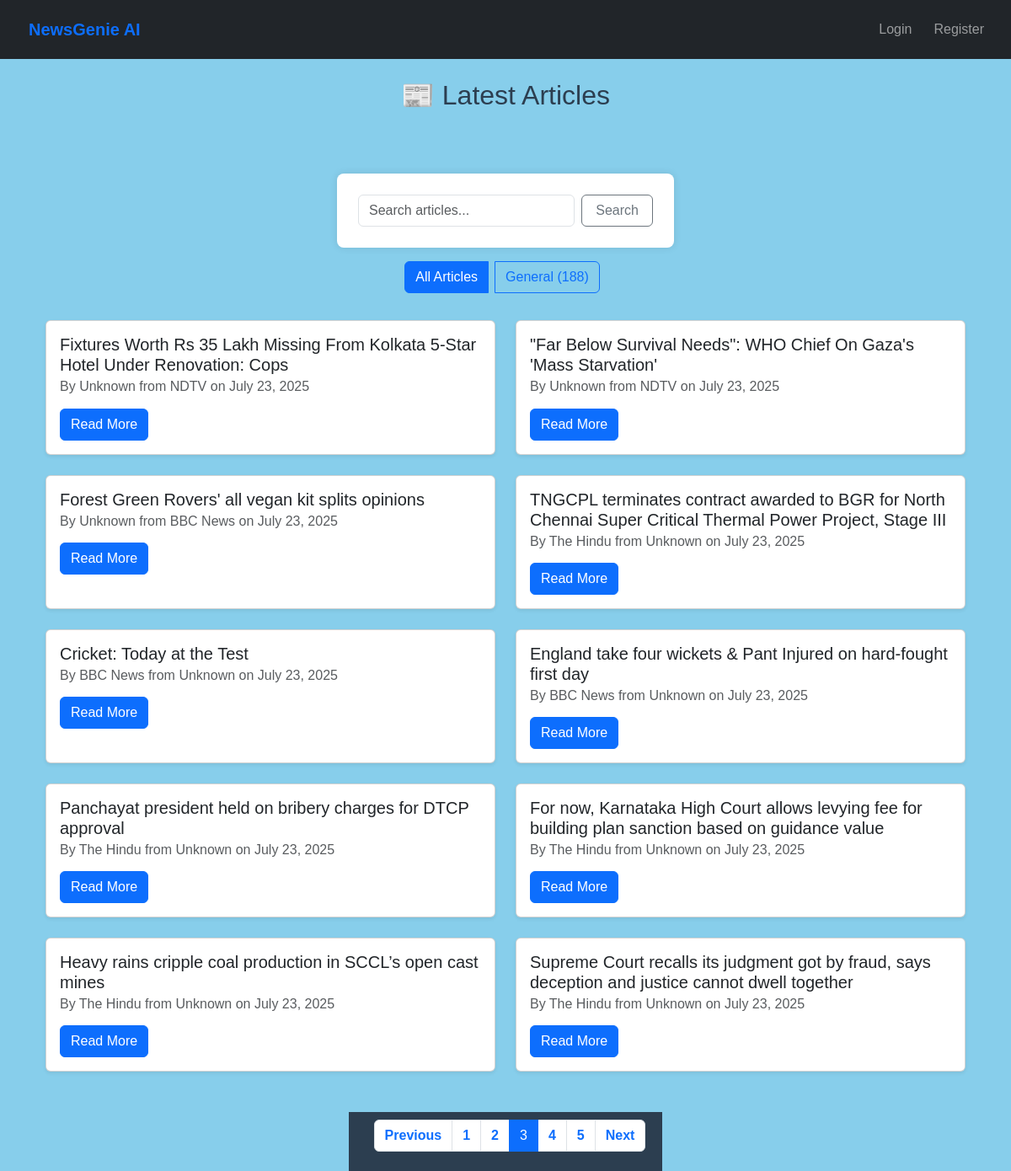
Page /articles/?page=3 on the committed database.
### news/models.py (models this page shows, shortened)
class Category(models.Model):
    name = models.CharField(max_length=100)
    description = models.TextField(blank=True)
    class Meta:
        ordering = ['name']

class Article(models.Model):
    title = models.CharField(max_length=200)
    content = models.TextField()
    summary = models.TextField(blank=True)
    source_url = models.URLField()
    category = models.ForeignKey(Category, on_delete=models.CASCADE)
    published_date = models.DateTimeField(default=timezone.now)
    link = models.URLField(max_length=500, unique=True, null=True, blank=True)
    publication_date = models.DateTimeField(null=True, blank=True)
    author = models.CharField(max_length=255, default='Unknown')
    source = models.CharField(max_length=100, default='Unknown')  # ✅ New field
    created_at = models.DateTimeField(auto_now_add=True)
    audio_file = models.FileField(upload_to='audio/', blank=True, null=True)
    class Meta:
        ordering = ['-published_date']

### news/views.py (the view, shortened to what this page needs)
# urls.py: path('', ArticleListView.as_view(), name='home'),  # ✅ This name='home' must exist!
class ArticleListView(ListView):
    model = Article
    template_name = 'news/article_list.html'
    context_object_name = 'articles'
    paginate_by = 10
    def get_queryset(self):
        queryset = Article.objects.all().order_by('-published_date')
        category = self.request.GET.get('category')
        query = self.request.GET.get('q')
        if category:
            queryset = queryset.filter(category__name__iexact=category)
        return queryset
    def get_context_data(self, **kwargs):
        context = super().get_context_data(**kwargs)
        context['categories'] = Category.objects.all()
        context['categories'] = Category.objects.annotate(article_count=Count('article'))
        context['current_category'] = self.request.GET.get('category', '')
        context['query'] = self.request.GET.get('q', '')
        context['recommendations'] = []
        return context

### news/templates/news/article_list.html (shortened to what this page needs)
{% extends 'base.html' %}
{% block content %}
<div class="container mt-4">
  <h2 class="mb-4 text-center">📰 Latest Articles</h2>
  <div class="mb-4">
    <div class="row justify-content-center">
      <div class="col-md-8">
  <form method="get" action="{% url 'home' %}" class="d-flex align-items-stretch mb-3">
    <input type="text" name="q" value="{{ query }}" placeholder="Search articles..." class="form-control flex-grow-1 me-2" />
    <button type="submit" class="btn btn-outline-secondary w-auto px-3">Search</button>
  </form>
</div>
      <div class="col-md-12 text-center">
        <div class="btn-group flex-wrap" role="group">
          <a href="{% url 'home' %}" class="btn {% if not current_category %}btn-primary{% else %}btn-outline-primary{% endif %} mb-2 me-2">
            All Articles
          </a>
          {% for category in categories %}
            <a href="{% url 'home' %}?category={{ category.name }}{% if query %}&q={{ query }}{% endif %}"
               class="btn {% if current_category == category.name %}btn-primary{% else %}btn-outline-primary{% endif %} mb-2 me-2">
              {{ category.name }} ({{ category.article_count }})
            </a>
          {% endfor %}
        </div>
      </div>
    </div>
  </div>
  <div class="row">
    {% for article in articles %}
      <div class="col-md-6 mb-4">
        <div class="card h-100 shadow-sm">
          <div class="card-body">
            <h5 class="card-title">{{ article.title }}</h5>
<h6 class="card-subtitle mb-2 text-muted">
  By {{ article.author }} from {{ article.source }} on {{ article.publication_date|date:"F d, Y" }}
</h6>
            <a href="{% url 'article_detail' article.pk %}" class="btn btn-primary">Read More</a>
          </div>
        </div>
      </div>
    {% empty %}
      <div class="col-12 text-center">
        <p class="text-muted">No articles found.</p>
      </div>
    {% endfor %}
  </div>
</div>
  {% if is_paginated %}
    <div class="d-flex justify-content-center mt-4">
      <nav>
        <ul class="pagination">
          {% if page_obj.has_previous %}
            <li class="page-item">
              <a class="page-link" href="?{% if current_category %}category={{ current_category }}&{% endif %}{% if query %}q={{ query }}&{% endif %}page={{ page_obj.previous_page_number }}">Previous</a>
            </li>
          {% else %}
            <li class="page-item disabled"><span class="page-link">Previous</span></li>
          {% endif %}
          {% for num in paginator.page_range %}
            {% if page_obj.number == num %}
              <li class="page-item active"><span class="page-link">{{ num }}</span></li>
            {% elif num > page_obj.number|add:'-3' and num < page_obj.number|add:'3' %}
              <li class="page-item">
                <a class="page-link" href="?{% if current_category %}category={{ current_category }}&{% endif %}{% if query %}q={{ query }}&{% endif %}page={{ num }}">{{ num }}</a>
              </li>
            {% endif %}
          {% endfor %}
          {% if page_obj.has_next %}
            <li class="page-item">
              <a class="page-link" href="?{% if current_category %}category={{ current_category }}&{% endif %}{% if query %}q={{ query }}&{% endif %}page={{ page_obj.next_page_number }}">Next</a>
            </li>
          {% else %}
            <li class="page-item disabled"><span class="page-link">Next</span></li>
          {% endif %}
        </ul>
      </nav>
    </div>
  {% endif %}
{% endblock %}

### static/css/style.css (style rules this page uses)
body { font-family: Arial, sans-serif; background-color: #f4f6f8; margin: 0; padding: 0; background-color: skyblue; }
nav { background-color: #2c3e50; padding: 9px 20px; height: 70px; }
nav a { color: white; margin-left: 10px; text-decoration: none; font-weight: bold; }
main form, .content-area form { background-color: white; max-width: 400px; margin: 50px auto; padding: 25px; box-shadow: 0px 0px 10px rgba(0, 0, 0, 0.1); border-radius: 8px; }
button { background-color: #3498db; color: white; padding: 10px 20px; border: none; cursor: pointer; border-radius: 5px; }
h2 { text-align: center; color: #2c3e50; }

### rows in the picture
Category: name "General", article_count "188"
Article: title "Fixtures Worth Rs 35 Lakh Missing From Kolkata 5-Star Hotel Under Renovation: Cops", author "Unknown", source "NDTV", publication_date "July 23, 2025"
Article: title "\"Far Below Survival Needs\": WHO Chief On Gaza's 'Mass Starvation'", author "Unknown", source "NDTV", publication_date "July 23, 2025"
Article: title "Forest Green Rovers' all vegan kit splits opinions", author "Unknown", source "BBC News", publication_date "July 23, 2025"
Article: title "TNGCPL terminates contract awarded to BGR for North Chennai Super Critical Thermal Power Project, Stage III", author "The Hindu", source "Unknown", publication_date "July 23, 2025"
Article: title "Cricket: Today at the Test", author "BBC News", source "Unknown", publication_date "July 23, 2025"
Article: title "England take four wickets & Pant Injured on hard-fought first day", author "BBC News", source "Unknown", publication_date "July 23, 2025"
Article: title "Panchayat president held on bribery charges for DTCP approval", author "The Hindu", source "Unknown", publication_date "July 23, 2025"
Article: title "For now, Karnataka High Court allows levying fee for building plan sanction based on guidance value", author "The Hindu", source "Unknown", publication_date "July 23, 2025"
Article: title "Heavy rains cripple coal production in SCCL’s open cast mines", author "The Hindu", source "Unknown", publication_date "July 23, 2025"
Article: title "Supreme Court recalls its judgment got by fraud, says deception and justice cannot dwell together", author "The Hindu", source "Unknown", publication_date "July 23, 2025"

### other values in the picture
{{ num }} "1" "2" "4" "5"
{{ num }} "3"
